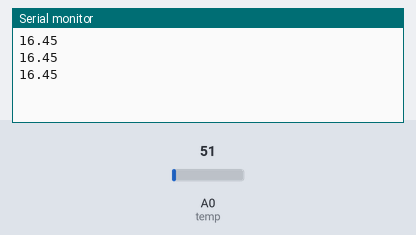
This sketch was run on a simulated Arduino Uno, built with avr-gcc and run on an emulated ATmega328P. On the bench: the last lines printed to the serial monitor. The test bench sets the inputs (shaded band); at power-on: A0 (temp) = 51.

Above: at 1.3 s.
1.4 s: A0 (temp) set to 61
At 1.9 s:
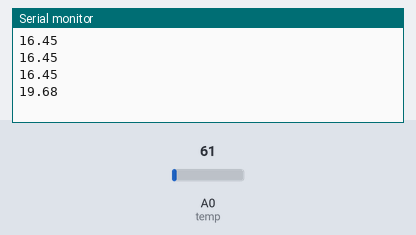
2.9 s: A0 (temp) set to 71
At 3.4 s:
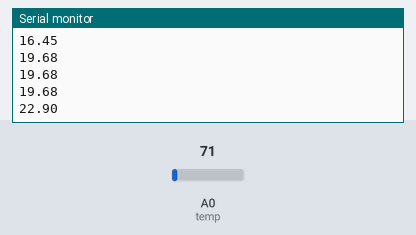
Timing chart, 0 to 5.9 s (numbered marks = the images above; inputs shaded):
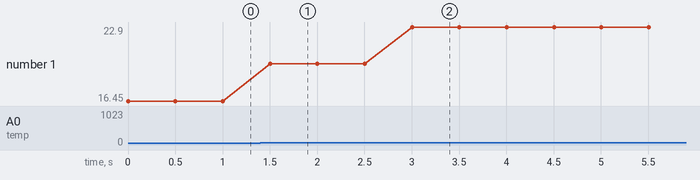

The sketch:

TempSensor.ino
```cpp
#define temp A0

void setup() {
  // put your setup code here, to run once:
  pinMode(temp, INPUT);
  Serial.begin(9600);
}

void loop() {
  // put your main code here, to run repeatedly:
  float value = ((analogRead(temp)*3.3)/1023.0)*100;
  Serial.println(value);
  delay(500);
}
```

Measured:
- after the input at 1.4 s, the serial monitor: prints a new line after 0.10 s (image 1)
- after the input at 2.9 s, the serial monitor: prints a new line after 0.10 s (image 2)
- plotted number 1: 16.45 → 19.68 after the input at 1.4 s, 19.68 → 22.9 after the input at 2.9 s
